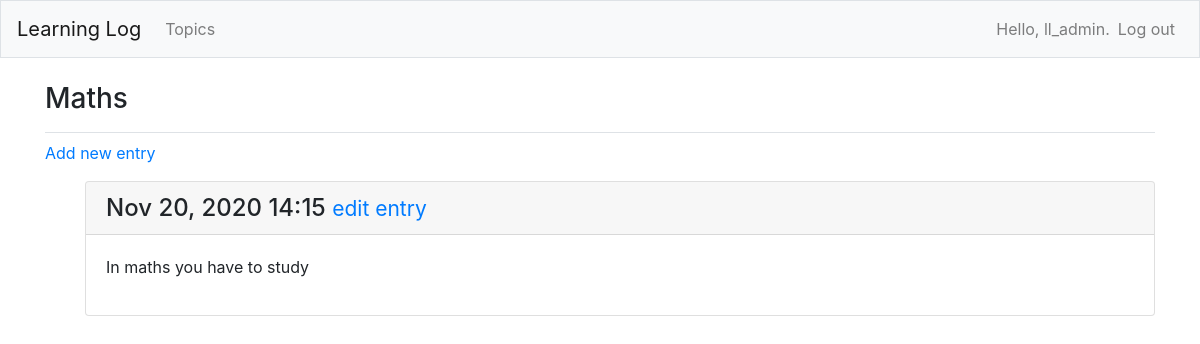
The page /topics/3/ (signed in) on the database its author committed.
### learning_logs/models.py (models this page shows, shortened)
class Topic(models.Model):
	text = models.CharField(max_length=200)
	date_added = models.DateTimeField(auto_now_add=True)
	owner = models.ForeignKey(User, on_delete=models.CASCADE)
	def __str__(self):
		return self.text

class  Entry(models.Model):
	topic = models.ForeignKey(Topic, on_delete=models.CASCADE)
	text = models.TextField()
	date_added = models.DateTimeField(auto_now_add=True)
	class Meta:
		verbose_name_plural = 'entries'

### learning_logs/views.py (the view)
# urls.py: path('topics/<int:topic_id>/', views.topic, name='topic'),
@login_required
def topic(request, topic_id):
	topic = get_object_or_404(Topic, id=topic_id)
	check_topic_owner(request, topic.owner)
	entries = topic.entry_set.order_by('date_added')
	context = {'topic': topic, 'entries': entries}
	return render(request, 'learning_logs/topic.html', context)

### learning_logs/views.py (called while the page is built)
def check_topic_owner(request, owner):
	if owner != request.user:
		raise Http404

### learning_logs/templates/learning_logs/topic.html
{% extends "learning_logs/base.html" %}
{% block page_header %}
	<h3>{{ topic }}</h3>
{% endblock page_header %}
{% block content %}
	<p>
    <a href="{% url 'learning_logs:new_entry' topic.id %}">Add new entry</a>
    </p>
	<ul>
		{% for entry in entries %}
			<div class="card mb-3">
				<h4 class="card-header">
					{{ entry.date_added|date:'M d, Y H:i' }}
					<small><a href="{% url 'learning_logs:edit_entry' entry.id %}">
					edit entry</a></small>
				</h4>
				<div class="card-body">
					{{ entry.text|linebreaks }}
				</div>
			</div>
		{% empty %}
			<p>No entries have been added yet.</p>
		{% endfor %}
{% endblock content %}

### learning_logs/templates/learning_logs/base.html (shortened to what this page needs)
{% load bootstrap4 %}
<!doctype html>
<html lang="en">
<head>
	{% bootstrap_css %}
</head>
<body>
	<nav class="navbar navbar-expand-md navbar-light bg-light mb-4 border">
		<a class="navbar-brand" href="{% url 'learning_logs:index'%}">Learning Log</a>
        <div class="collapse navbar-collapse" id="navbarCollapse">
        	<ul class="navbar-nav mr-auto">
        		<li class="nav-item">
        			<a class="nav-link" href="{% url 'learning_logs:topics'%}">Topics</a>
        		</li>
        	</ul>
        	<ul class="navbar-nav ml-auto">
				{% if user.is_authenticated %}
					<li class="nav-item">
						<span class="navbar-text">Hello, {{ user.username }}.</span>
					</li>
					<li class="nav-item">
						<a class="nav-link" href="{% url 'users:logout' %}">Log out</a>
					</li>
				{% endif %}
			</ul>
		</div>
	</nav>
	<main role="main" class="container">
		<div class="pb-2 mb-2 border-bottom">
			{% block page_header %}{% endblock page_header %}
		</div>
		<div>
			{% block content %}{% endblock content %}
		</div>
	</main>
</body>
</html>

### rows shown on the page
Topic: text "Maths"
Entry: date_added "Nov 20, 2020 14:15", text "In maths you have to study"

### other values the page prints
{{ user.username }} "ll_admin"
